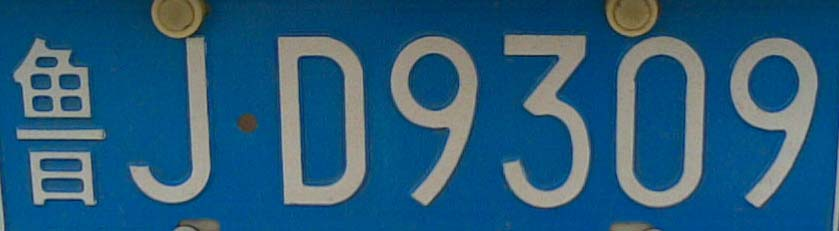
%> input picture bigWork/photo/I/鲁JD9309.jpg, 839 x 231 px
$ octave JD9309.m   (GNU Octave 9; MATLAB toolbox functions it lacks are replaced by stand-ins)
%> lines starting %> are read from the running program, lines starting %| are printed output that depends on the picture; in (x1, y1, x2, y2) boxes, pixels count from 0 and x2, y2 are one past the last pixel; in counts of white or black regions, pixels touching at a corner belong together; the program's own positions count from 1
### bigWork/I/remove_sx_border.m
%%%%%%%%%%%%%%%%%%%%%%%%%%%%%%%%%
%%%%%%目的:去掉上下边框和铆钉（统计跳变次数）
%%%%%%     铆钉所在行有6次像素跳变（2个铆钉4次+左右边框2次）
%%%%%%     字符所在行至少16次跳变（7个字符至少14次+左右边框2次
%%%%%%%%%%%%%%%%%%%%%%%%%%%%%%%%%
function out = remove_sx_border(I)

% 前一列减后一列,即利用差值寻找跳变处
diff_row = diff(I,1,2);
% 统计每行的插值和，即定位行，在垂直方向上查找
diff_row_sum = sum(abs(diff_row), 2);
rows = size(I,1);

%%% 定位行的起始位置(从1/3处先上扫描行)
srow = ceil(rows*(1/3));
j = srow;
for i=1:srow
    if diff_row_sum(j,1)<10
        plate.rowa = j;
        break;
    end
    % 向上扫描
    j = srow-i;
end
%%% 定位行的结束位置(从2/3处先下扫描行)
for i=2*srow:size(diff_row_sum,1)
    if diff_row_sum(i,1)<10
        plate.rowb = i;
        break;
    end
end
% 切割图像去除
out = I(plate.rowa:plate.rowb, :);

### bigWork/I/remove_extra_region.m
%%%%%%%%%%%%%%%%%%%%%%%%%%%%%%%%%%%
%%% 使用投影法移除额外区域
%%%%%%%%%%%%%%%%%%%%%%%%%%%%%%%%%%%

function I=remove_extra_region(I2)

% 统计每列的元素和，能定位列，即在水平方向上删除孤立点
projection_h = sum(I2,1);

% 统计每行的元素和，能定位行，即在垂直方向上删除孤立点
projection_v = sum(I2,2);

% 垂直方向上往下找，
for i=1:size(projection_v,1)
    if projection_v(i,1) >= 1
        new.rowa = i;
        break;
    end
end

% 垂直方向下往上找，
for i=1:size(projection_v,1)
    j = size(projection_v,1) - i+1;
    if projection_v(j,1) >= 1
        new.rowb = j;
        break;
    end
end

% 水平方向上，从左往右找
for i=1:size(projection_h ,2)
    if projection_h(1,i) >= 1
        new.cola = i;
        break;
    end
end
% 水平方向上，从右往左找
for i=1:size(projection_h ,2)
    j = size(projection_h ,2)-i+1;
    if projection_h(1,j) >= 1
        new.colb = j;
        break;
    end
end
I = I2(new.rowa:new.rowb, new.cola:new.colb);
end

### bigWork/I/remove_zy_null.m
%%%%%%%%%%%%%%%%%%%%%%%%%%%%%%%%%%%%%%%%%%%%%%%%%%%%%%%%%%%%%%%%%%%%%%%%
%%%%%% 去除字符左右背景（投影法）
%%%%%% 保证边框去除的情况下，可以通过找左右两边的字符边界来去除左右两边的空白
%%%%%%%%%%%%%%%%%%%%%%%%%%%%%%%%%%%%%%%%%%%%%%%%%%%%%%%%%%%%%%%%%%%%%%%%
function out = remove_zy_null(I)

% 统计每一列的元素之和,即水平方向上寻找
ppv1 = sum(I,1);
columns = size(ppv1, 2);
% 从左往右找
for i=1:columns
    if ppv1(1,i) ~= 0
        pl.cola = i;
        break;
    end
end
 % 从右往左找
for i=1:columns
    j = columns - i + 1;
    if ppv1(1,j) ~= 0
        pl.colb = j;
        break;
    end
end
out = I(:,pl.cola:pl.colb);

### bigWork/I/JD9309.m
% 第一类的第一张图片
clear;clc;

I = imread('../photo/I/鲁JD9309.jpg');
%> I is the input picture: size 231x839x3 uint8; mean R, G, B 39.6, 91.4, 123.7
subplot(331);imshow(I);title("原图");


% 2 灰度化，旋转处理
I1 = rgb2gray(I);
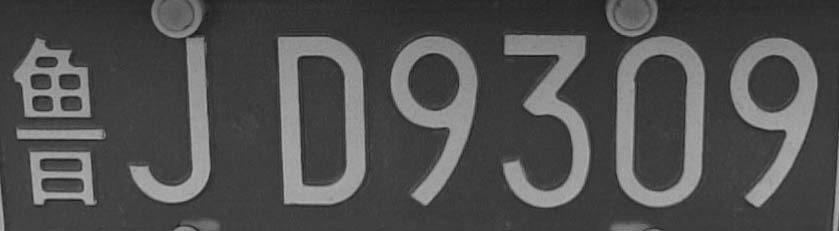
%> I1: size 231x839 uint8; min 22, max 179, mean 79.5
subplot(332);imshow(I1);title("灰度图");

% 二值图像
I2 = imbinarize(I1,0.3);
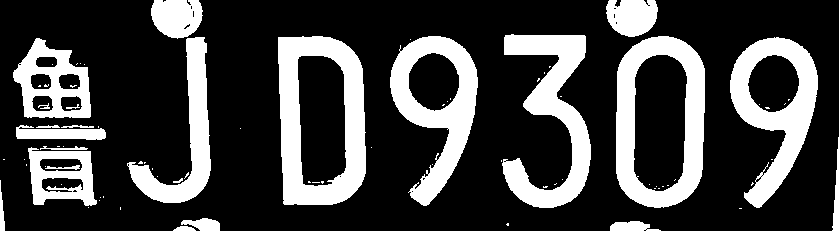
%> I2: size 231x839 logical; 25.8% white; 81 white regions (58 under 20 px), largest, box (x1, y1, x2, y2) and area: (278, 36, 366, 205) 7991, (616, 36, 705, 208) 7245, (502, 34, 591, 208) 6608
subplot(333);imshow(I2);title("二值图像");

% 去除孤立噪声

I3 = bwareaopen(I2,35);
subplot(334);imshow(I3);title('去除孤立噪声');

% 去除边框
I4=remove_sx_border(I3);
%> in remove_sx_border, `diff_row = diff(I,1,2);`:
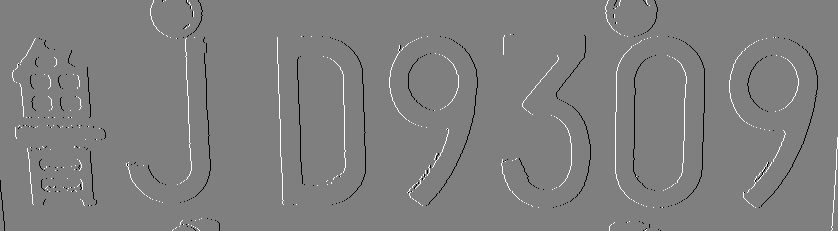
%> diff_row: size 231x838 double; min -1, max 1, mean 0.000222; drawn with min black and max white
%> in remove_sx_border, `diff_row_sum = sum(abs(diff_row), 2);`: diff_row_sum = 231 values, max 35 at index 166, min 2 at index 209, mean 17.89
%> after the loop in remove_sx_border, `for i=1:srow`: plate = {rowa 36}
%> after the loop in remove_sx_border, `for i=2*srow:size(diff_row_sum,1)`: plate = {rowa 36, rowb 207}
%> in remove_sx_border, `out = I(plate.rowa:plate.rowb, :);`:
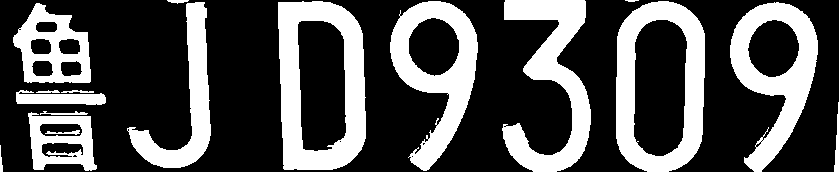
%> out: size 172x839 logical; 31.6% white; 17 white regions, largest, box (x1, y1, x2, y2) and area: (278, 1, 366, 170) 7991, (616, 1, 705, 172) 7237, (502, 0, 591, 172) 6590
% I4 = I4(4:size(I4,1),:);
I4=remove_extra_region(I4);
%> in remove_extra_region, `projection_h = sum(I2,1);`: projection_h = 839 values, max 168 at index 285, min 0 at index 4, mean 54.38
%> in remove_extra_region, `projection_v = sum(I2,2);`: projection_v = 172 values, max 427 at index 18, min 62 at index 172, mean 265.3
%> after the loop in remove_extra_region, `for i=1:size(projection_v,1)`: new = {rowa 1}
%> after the loop in remove_extra_region, `for i=1:size(projection_v,1)`: new = {rowa 1, rowb 172}
%> after the loop in remove_extra_region, `for i=1:size(projection_h ,2)`: new = {rowa 1, rowb 172, cola 1}
%> after the loop in remove_extra_region, `for i=1:size(projection_h ,2)`: new = {rowa 1, rowb 172, cola 1, colb 839}
subplot(335);imshow(I4);title('去除上下边框');
I5 = remove_extra_region(I4);
I5 = remove_zy_null(I5);
%> in remove_zy_null, `ppv1 = sum(I,1);`: ppv1 has the same summary as projection_h in remove_extra_region
%> after the loop in remove_zy_null, `for i=1:columns`: pl = {cola 1}
%> after the loop in remove_zy_null, `for i=1:columns`: pl = {cola 1, colb 839}
I5 = I5(:,1:size(I5,2)-4);
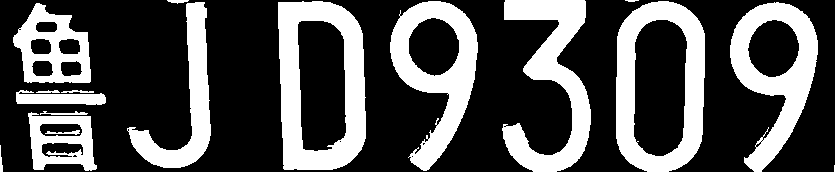
%> I5: size 172x835 logical; 31.6% white; 17 white regions (1 under 20 px), largest, box (x1, y1, x2, y2) and area: (278, 1, 366, 170) 7991, (616, 1, 705, 172) 7237, (502, 0, 591, 172) 6590
subplot(336);imshow(I5);title('去除左右边框');

I6 = I5;
[height, width] = size(I6);
%> height = 172; width = 835
projection = sum(I6, 1);
%> projection = 835 values, max 168 at index 285, min 0 at index 4, mean 54.42
subplot(339);stem(projection,'.',...
    'MarkerFaceColor','w',...
    'MarkerEdgeColor','w');
title('字符垂直方向投影');
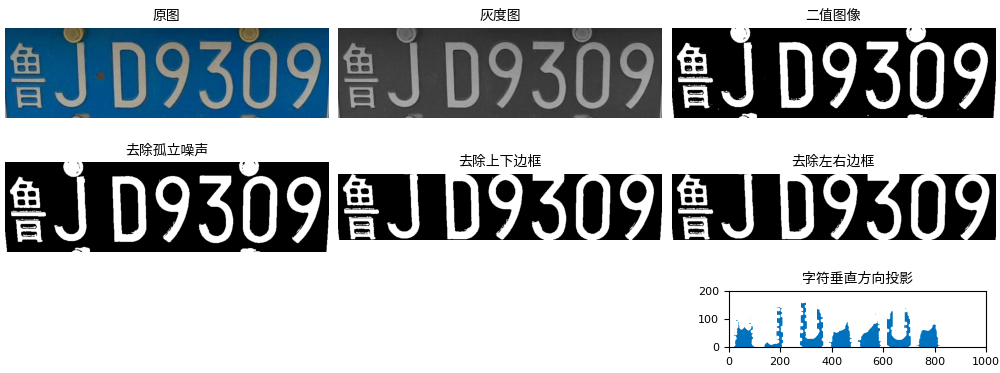
%> figure redrawn from the program's plot data, 7 panels

figure();
subplot(1,7,1);imshow(I6(:,1:110));
subplot(1,7,2);imshow(I6(:,110:220));
subplot(1,7,3);imshow(I6(:,270:380));
subplot(1,7,4);imshow(I6(:,380:490));
subplot(1,7,5);imshow(I6(:,490:600));
subplot(1,7,6);imshow(I6(:,600:710));
subplot(1,7,7);imshow(I6(:,725:width));
%> after `imshow(I6(:,725:width))`:
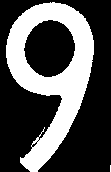
%> displayed picture: size 172x111 logical; 33.1% white; 2 white regions (1 under 20 px), largest, box (x1, y1, x2, y2) and area: (6, 2, 94, 172) 6305
